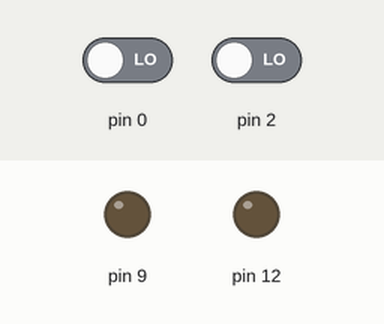
Simulated run of this sketch. Board: Arduino Uno, built with avr-gcc and run on an emulated ATmega328P. Parts: output pins drawn as LEDs (lit = HIGH). Inputs (shaded band) come from the test bench; at power-on: pin 0 LOW, pin 2 LOW.

Above: at 1.2 s.
1.3 s: pin 0 driven HIGH
At 1.9 s:
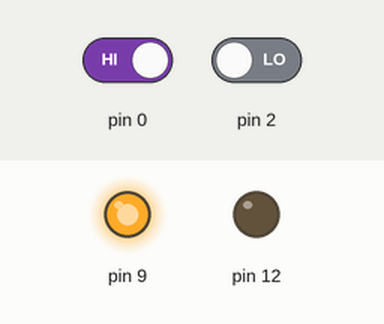
2.8 s: pin 2 driven HIGH
At 4.0 s:
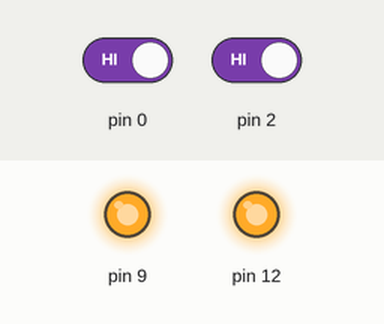
4.3 s: pin 0 driven LOW
At 5.4 s:
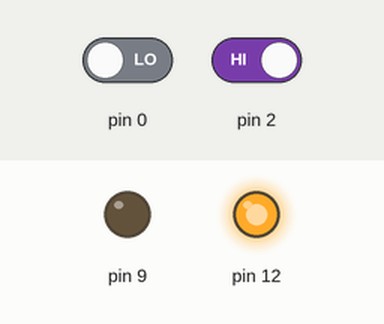
5.8 s: pin 2 driven LOW
At 6.5 s:
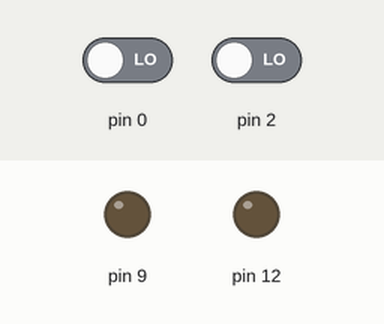
Timing chart, 0 to 8.3 s (numbered marks = the images above; inputs shaded):
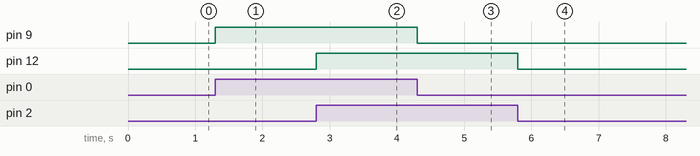

The sketch:

sept9CodeWithError.ino
```cpp
void setup()
{
  pinMode(12, OUTPUT);
  pinMode(9, OUTPUT);
}

void loop()
{
  int switch1 = digitalRead(2);
  int switch2 = digitalRead(0);

  if (switch1 == HIGH) {
	  digitalWrite(12, HIGH);
  } else {
      digitalWrite(12, LOW);
  }

   if (switch2 == HIGH) {
	  digitalWrite(9, HIGH);
  } else {
      digitalWrite(9, LOW);
  }

}
```

Measured:
- after the input at 1.3 s, pin 9: LOW → HIGH at once
- after the input at 2.8 s, pin 12: LOW → HIGH at once
- after the input at 4.3 s, pin 9: HIGH → LOW at once
- after the input at 5.8 s, pin 12: HIGH → LOW at once
